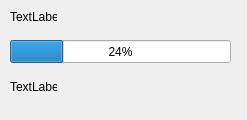
<?xml version="1.0" encoding="UTF-8"?>
<ui version="4.0">
 <class>progress_bar</class>
 <widget class="QDialog" name="progress_bar">
  <property name="geometry">
   <rect>
    <x>0</x>
    <y>0</y>
    <width>247</width>
    <height>120</height>
   </rect>
  </property>
  <property name="windowTitle">
   <string>Dialog</string>
  </property>
  <widget class="QProgressBar" name="progressBar">
   <property name="geometry">
    <rect>
     <x>10</x>
     <y>40</y>
     <width>221</width>
     <height>23</height>
    </rect>
   </property>
   <property name="value">
    <number>24</number>
   </property>
  </widget>
  <widget class="QLabel" name="label">
   <property name="geometry">
    <rect>
     <x>10</x>
     <y>10</y>
     <width>47</width>
     <height>13</height>
    </rect>
   </property>
   <property name="text">
    <string>TextLabel</string>
   </property>
  </widget>
  <widget class="QLabel" name="label_2">
   <property name="geometry">
    <rect>
     <x>10</x>
     <y>80</y>
     <width>47</width>
     <height>13</height>
    </rect>
   </property>
   <property name="text">
    <string>TextLabel</string>
   </property>
  </widget>
 </widget>
 <resources/>
 <connections/>
</ui>
